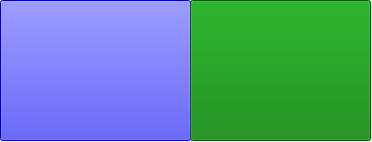
<?xml version="1.0" encoding="UTF-8"?>
<ui version="4.0">
 <class>Form</class>
 <widget class="QWidget" name="Form">
  <property name="geometry">
   <rect>
    <x>0</x>
    <y>0</y>
    <width>372</width>
    <height>142</height>
   </rect>
  </property>
  <property name="windowTitle">
   <string>Form</string>
  </property>
  <widget class="QPushButton" name="pushButton">
   <property name="geometry">
    <rect>
     <x>0</x>
     <y>0</y>
     <width>191</width>
     <height>141</height>
    </rect>
   </property>
   <property name="styleSheet">
    <string notr="true">background-color:blue</string>
   </property>
   <property name="text">
    <string/>
   </property>
   <property name="icon">
    <iconset>
     <normaloff>contacts-512.png</normaloff>contacts-512.png</iconset>
   </property>
   <property name="iconSize">
    <size>
     <width>100</width>
     <height>100</height>
    </size>
   </property>
  </widget>
  <widget class="QPushButton" name="pushButton_2">
   <property name="geometry">
    <rect>
     <x>190</x>
     <y>0</y>
     <width>181</width>
     <height>141</height>
    </rect>
   </property>
   <property name="styleSheet">
    <string notr="true">background-color:green</string>
   </property>
   <property name="text">
    <string/>
   </property>
   <property name="icon">
    <iconset>
     <normaloff>Student_Notes-512.png</normaloff>Student_Notes-512.png</iconset>
   </property>
   <property name="iconSize">
    <size>
     <width>120</width>
     <height>120</height>
    </size>
   </property>
  </widget>
 </widget>
 <resources/>
 <connections/>
</ui>
